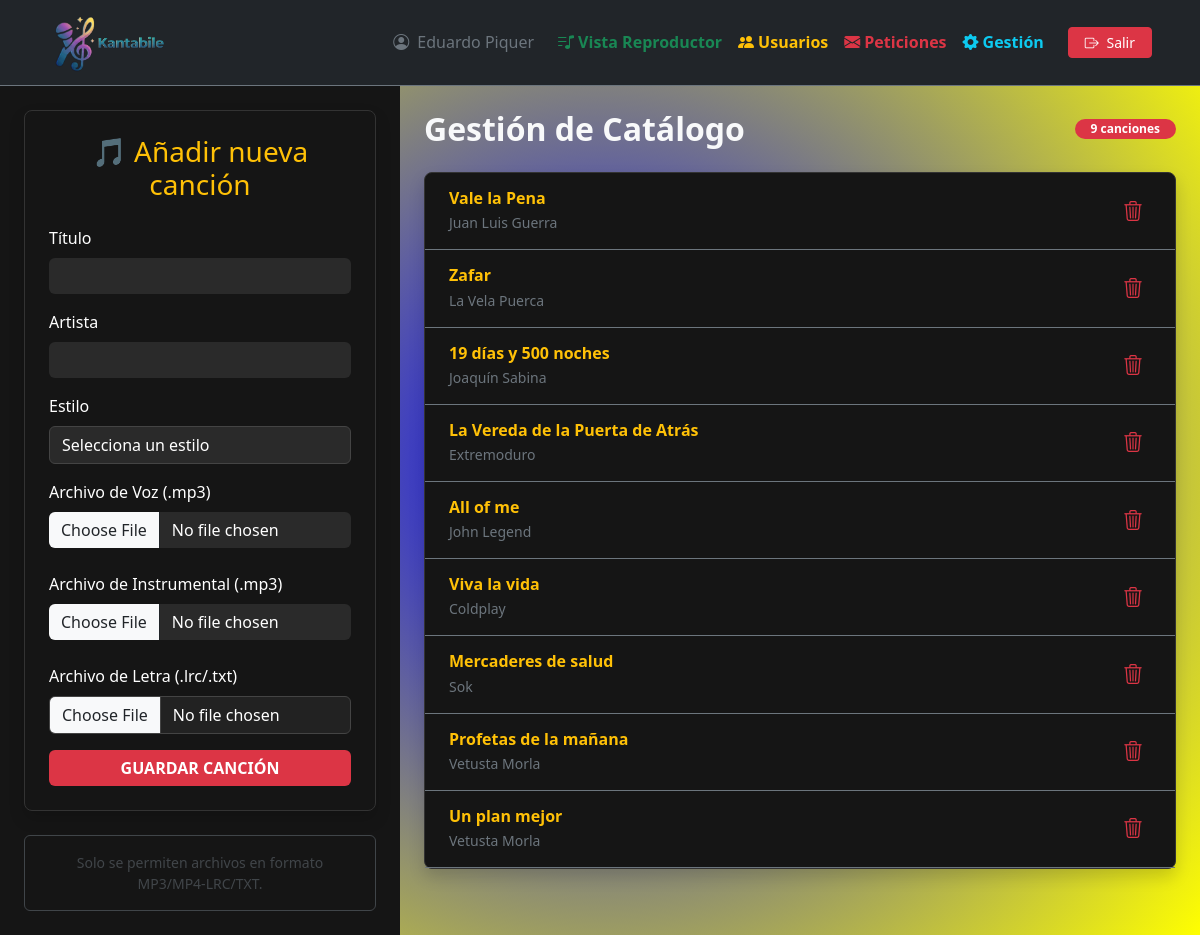
/administrador/canciones_admin.php (signed in), run on the app's committed database.
### tables this page shows
CREATE TABLE `canciones` (
  `id` int(11) NOT NULL,
  `titulo` varchar(200) NOT NULL,
  `artista` varchar(100) NOT NULL,
  `estilo` varchar(100) NOT NULL,
  `voz` varchar(255) NOT NULL,
  `instrumental` varchar(255) NOT NULL,
  `letra` varchar(255) NOT NULL
);

### administrador/canciones_admin.php (the view, shortened to what this page needs)
<?php
include '../includes/conexion.php';
$consulta_todas = "SELECT * FROM canciones ORDER BY id DESC";
$result_todas = mysqli_query($conn, $consulta_todas);
?>
<!DOCTYPE html>
<html lang="es">
<head>
    <link href="https://cdn.jsdelivr.net/npm/bootstrap@5.3.2/dist/css/bootstrap.min.css" rel="stylesheet">
    <link rel="stylesheet" href="https://cdn.jsdelivr.net/npm/bootstrap-icons@1.11.1/font/bootstrap-icons.css">
    <link rel="stylesheet" href="../css/styles.css">
</head>
<body class="text-light">
    <div class="app-container">
        <?php include '../includes/navbar.php'; ?>
        <div class="container-fluid">
            <div class="row">
                <div class="col-lg-4 p-4" style="background: #151515;">
                <div class="card card-dark shadow">
                    <div class="card-body p-4">
                        <h3 class="mb-4 text-center text-warning">🎵 Añadir nueva canción</h3>
                        <form action="cancion_insertar.php" method="POST" enctype="multipart/form-data">
                            <div class="mb-3">
                                <label class="form-label">Título</label>
                                <input type="text" class="form-control" name="titulo" required>
                            </div>
                            <div class="mb-3">
                                <label class="form-label">Artista</label>
                                <input type="text" class="form-control" name="artista" required>
                            </div>
                            <div class="mb-3">
                                <label class="form-label">Estilo</label>
                                <select class="form-select" name="estilo" required>
                                    <option value="">Selecciona un estilo</option>
                                </select>
                            </div>
                            <div class="mb-4">
                                <label class="form-label">Archivo de Voz (.mp3)</label>
                                <input type="file" class="form-control" name="archivo_voz" accept=".mp3" required>
                            </div>
                            <div class="mb-4">
                                <label class="form-label">Archivo de Instrumental (.mp3)</label>
                                <input type="file" class="form-control" name="archivo_instrumental" accept=".mp3" required>
                            </div>
                            <div class="mb-3">
                                <label class="form-label">Archivo de Letra (.lrc/.txt)</label>
                                <input type="file" name="archivo_letra" class="form-control form-control-dark" accept=".lrc, .txt" required>
                            </div>
                            <button type="submit" class="btn btn-main w-100 text-white fw-bold">GUARDAR CANCIÓN</button>
                        </form>
                    </div>
                </div>
                <div class="mt-4 p-3 border border-secondary rounded opacity-50">
                    <small class="text-secondary d-block text-center">
                        Solo se permiten archivos en formato MP3/MP4-LRC/TXT.
                    </small>
                </div>
            </div>
            <div class="col-lg-8 p-4">
                <div class="d-flex justify-content-between align-items-center mb-4">
                    <h2 class="m-0 fw-bold">Gestión de Catálogo</h2>
                    <span class="badge bg-danger rounded-pill px-3"><?php echo mysqli_num_rows($result_todas); ?> canciones</span>
                </div>
                <div class="card card-dark shadow">
                    <div class="card-body p-0">
                        <?php
                        if (mysqli_num_rows($result_todas) > 0) {
                            while ($cancion = mysqli_fetch_assoc($result_todas)) {
                                echo "
                                <div class='d-flex justify-content-between align-items-center p-3 border-bottom border-secondary'>
                                    <div class='ps-2'>
                                        <h6 class='mb-1 fw-bold text-warning'>" . $cancion['titulo'] . "</h6>
                                        <p class='mb-0 text-secondary small'>" . $cancion['artista'] . "</p>
                                    </div>
                                    <div class='pe-2'>
                                        <form method='POST' style='display:inline;' onsubmit=\"return confirm('¿Seguro que quieres eliminar esta canción?');\">
                                            <input type='hidden' name='id_cancion' value='" . $cancion['id'] . "'>
                                            <button type='submit' name='eliminar' class='btn btn-outline-danger btn-sm border-0'>
                                                <i class='bi bi-trash3 fs-5'></i>
                                            </button>
                                        </form>
                                    </div>
                                </div>";
                            }
                        } else {
                            echo "<p class='text-center text-muted py-5'>No hay canciones registradas</p>";
                        }
                        ?>
                    </div>
                </div>
            </div>
            </div>
        </div>
    </div>
</body>
</html>

### css/styles.css (style rules this page uses)
body { background: radial-gradient(circle at center, #0000ff 0%, #ffff00 100%); background-attachment: fixed; color: white; min-height: 100vh; font-family: 'Segoe UI', Tahoma, sans-serif; }
.card-dark { background-color: #1e1e1e; border: none; border-radius: 10px; }
.form-label { color: #ffffff; }
.form-control { background-color: #2a2a2a; border: none; color: #ffffff; }
.form-select { background-color: #2a2a2a !important; border: 1px solid #444 !important; color: #ffffff !important; appearance: none; background-image: none !important; }
.form-control::placeholder { color: #80848d !important; }
.form-select option { background-color: #1f1f1f; color: #ffffff; }
.btn-main { background-color: #dc3545; border: none; }
.app-container { height: 100vh; display: flex; flex-direction: column; }
.card-dark { background-color: #151515; border: 1px solid #333; border-radius: 8px; }
.form-control-dark { background: #222; border: 1px solid #444; color: white; }

### data on the page
canciones: titulo "Vale la Pena", artista "Juan Luis Guerra"
canciones: titulo "Zafar", artista "La Vela Puerca"
canciones: titulo "19 días y 500 noches", artista "Joaquín Sabina"
canciones: titulo "La Vereda de la Puerta de Atrás", artista "Extremoduro"
canciones: titulo "All of me", artista "John Legend"
canciones: titulo "Viva la vida", artista "Coldplay"
canciones: titulo "Mercaderes de salud", artista "Sok"
canciones: titulo "Profetas de la mañana", artista "Vetusta Morla"
canciones: titulo "Un plan mejor", artista "Vetusta Morla"

### other printed values
$_SESSION["nombre"] "Eduardo Piquer"
mysqli_num_rows($result_todas) "9"
